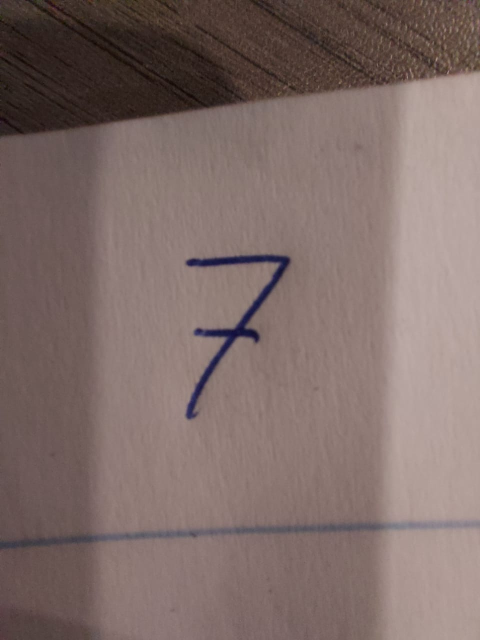
#> input picture app/src/main/python/Data/7.jpeg, 960 x 1280 px (shown at 1/2 size)
$ python -i naieveBayes.py   (imports and definitions only)
#> lines starting #> are read from the running program, lines starting #| are printed output that depends on the picture
#> further down, picture is the input picture: shape (1280, 960, 3); mean B, G, R 104.7, 108.7, 127.3
from os.path import dirname, join
from PIL import Image
from imageio import imread
import io
import base64
import numpy as np
import matplotlib.pyplot as plt
import cv2

def resizeImage(image):
    image = cv2.cvtColor(image, cv2.COLOR_BGR2GRAY)
    dimensions = image.shape
#> dimensions = (1280, 960)
    # height, width, number of channels in image
    height = dimensions[0]
#> height = 1280
    width = dimensions[1]
#> width = 960
    y=0
    x=0
    h=0
    w=0
    if height > width:
        y = int((height-width)/2)
#> y = 160
        h = width
#> h = 960
        w = width
#> w = 960
    else:
        x = int((width - height)/2)
        h = height
        w = height
    crop = image[y:y+h, x:x+w]
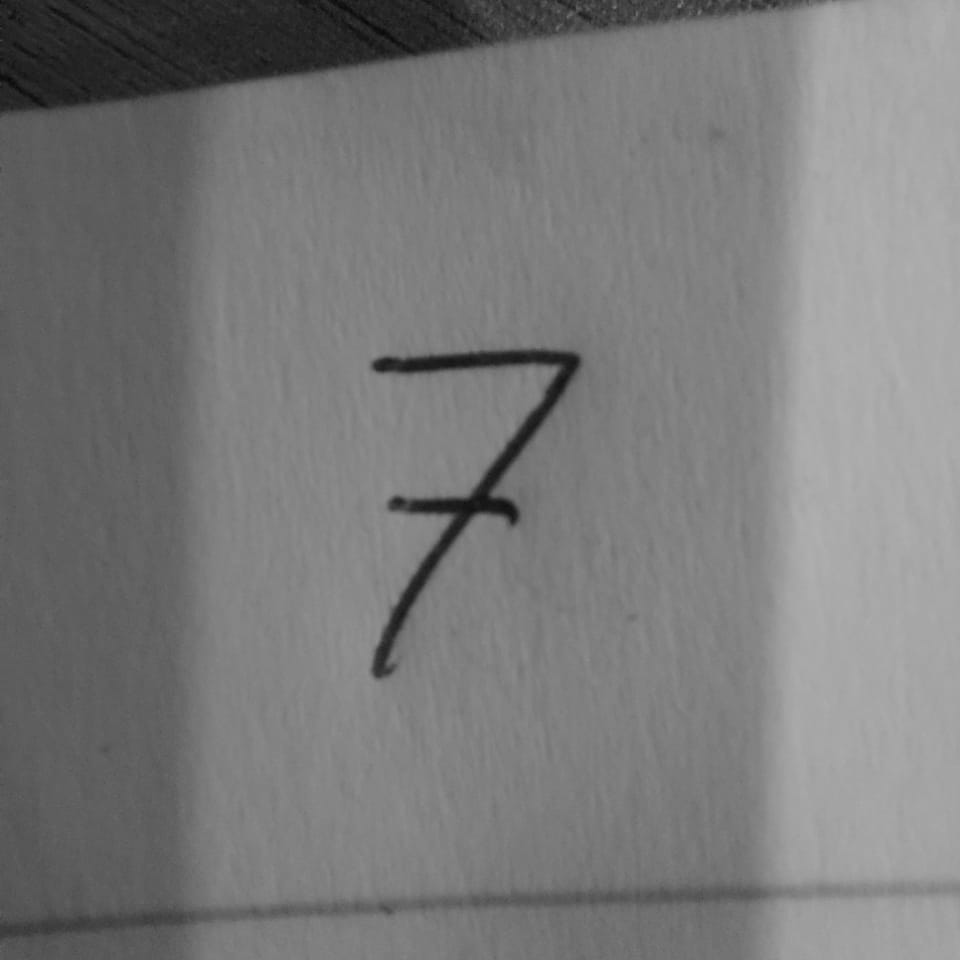
#> crop: shape (960, 960); min 8, max 176, mean 122.3
    dsize = (28, 28)
    resized = cv2.resize(crop, dsize, interpolation = cv2.INTER_AREA)
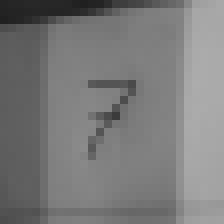
#> resized: shape (28, 28) (shown 8 times larger); min 32, max 172, mean 122.3
    kernel = np.array([[-1,-1,-1], [-1,9,-1], [-1,-1,-1]])
    output = cv2.filter2D(resized, -1, kernel)
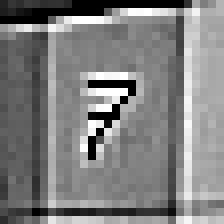
#> output: shape (28, 28) (shown 8 times larger); min 0, max 255, mean 127.8
    #cv2.imwrite('Data/Individual/OutputSharpened.jpg', output)
    frame = np.asarray(output).reshape(-1)
#> frame = 784 values, max 255 at index 46, min 0 at index 9, mean 127.8
    return frame

def seperate_classes(data,labels):
    sep_data = np.array([data[labels==i] for i in range(0,10)])
    return sep_data

def quantize(levels_no,data):
    return (data & 256-(256//levels_no))

def class_mean(classId, qId,train_qsp1):
    mean_image = np.sum(train_qsp1[classId][qId],axis=0)
    return mean_image/240

def total_mean(qId,train_qsp1):
    return np.array([class_mean(i,qId,train_qsp1) for i in range(0,10)])

# [5 lines left out: function class_std, not called in this run]

def total_std(qId,train_qsp1):
    return np.array([class_std(i,qId,train_qsp1) for i in range(0,10)])

def fullDatasetMean(qId,fullDS_train_q1):
    mean_image = np.sum(fullDS_train_q1[qId],axis=0)
    return mean_image/240

# [25 lines left out: functions fullDatasetStd, trainModel, not called in this run]

def calculate_probability(x, mean, stdev):
    exponent = np.exp(-((x-mean)**2 / (2 * stdev**2 )))
    return (1 / (np.sqrt(2 * np.pi) * stdev)) * exponent

# [63 lines left out: functions naive_bayes, stringToRGB, testImage, not called in this run]

#trainModel()


#prediction = testImage(cv2.imread('Data/Individual/T3.jpeg'), 2)

#print('The number in your image is: '+str(prediction[0]))

def testPython():
    return 'Chaquopy is working correctly'

>>> import cv2
>>> picture = cv2.imread('Data/7.jpeg')
>>> result = resizeImage(picture)
#> result has the same summary as frame in resizeImage
